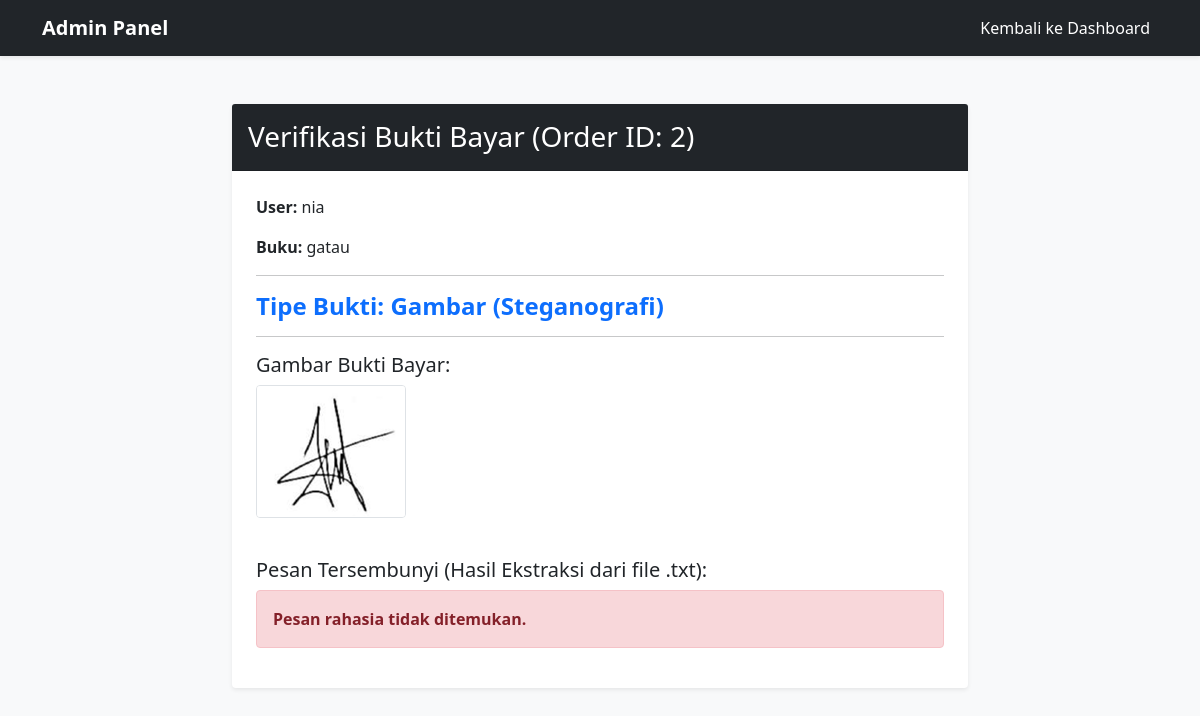
Screenshot of /view_proof.php?id=2 (signed in) with the database file from the repository.
### tables this page shows
CREATE TABLE `orders` (
  `id` int(11) NOT NULL,
  `user_id` int(11) NOT NULL,
  `book_id` int(11) NOT NULL,
  `order_date` timestamp NOT NULL DEFAULT current_timestamp(),
  `status` enum('Pending','Waiting for Confirmation','Completed','Cancelled') DEFAULT 'Pending',
  `proof_path` varchar(255) DEFAULT NULL
);

CREATE TABLE `users` (
  `id` int(11) NOT NULL,
  `username` varchar(100) NOT NULL,
  `password_hash` varchar(255) NOT NULL,
  `role` enum('admin','user') DEFAULT 'user'
);

CREATE TABLE `books` (
  `id` int(11) NOT NULL,
  `title` varchar(255) NOT NULL,
  `author` varchar(100) DEFAULT NULL,
  `stock` int(11) DEFAULT 0,
  `cover_image` varchar(255) DEFAULT 'default_cover.jpg',
  `digital_file_path` varchar(255) DEFAULT NULL,
  `original_filename` varchar(255) DEFAULT NULL
);

### crypto_utils.php (called while the page is built, shortened)
<?php
function steganography_extract_demo($message_path) {
    return "Pesan rahasia tidak ditemukan.";
}
?>

### view_proof.php (the view, shortened to what this page needs)
<?php
require_once 'crypto_utils.php';
$order_id = (int)$_GET['id'];
$stmt = $db->prepare("
    SELECT o.proof_path, o.status, u.username, b.title
    FROM orders o
    JOIN users u ON o.user_id = u.id
    JOIN books b ON o.book_id = b.id
    WHERE o.id = ?
");
$stmt->bind_param("i", $order_id);
$stmt->execute();
$result = $stmt->get_result();
$order = $result->fetch_assoc();
$proof_path = $order['proof_path'];
$file_ext = strtolower(pathinfo($proof_path, PATHINFO_EXTENSION));
$content_html = '';
if (empty($proof_path) || !file_exists($proof_path)) {
    $content_html = '<div class="alert alert-danger">File bukti tidak ditemukan di server.</div>';
}
elseif (in_array($file_ext, ['jpg', 'jpeg', 'png'])) {
    $txt_path = 'uploads/stego_txt/' . pathinfo($proof_path, PATHINFO_FILENAME) . '.txt';
    $hidden_message = steganography_extract_demo($txt_path);
    $content_html = '
        <h4 class="fw-bold text-primary">Tipe Bukti: Gambar (Steganografi)</h4>
        <hr>
        <h5>Gambar Bukti Bayar:</h5>
        <img src="' . htmlspecialchars($proof_path) . '" class="img-fluid rounded border mb-3" alt="Bukti Bayar">
        <h5 class="mt-4">Pesan Tersembunyi (Hasil Ekstraksi dari file .txt):</h5>';
    if ($hidden_message == "Pesan rahasia tidak ditemukan.") {
        $content_html .= '<div class="alert alert-danger"><strong>' . htmlspecialchars($hidden_message) . '</strong></div>';
    } else {
        $safe_message = htmlspecialchars($hidden_message);
        $formatted_message = nl2br($safe_message);
        $content_html .= '<div class="alert alert-success"><strong>' . $formatted_message . '</strong></div>';
    }
} else {
    $content_html = '<div class="alert alert-warning">Format file tidak dikenali.</div>';
}
?>
<!DOCTYPE html>
<html lang="id">
<head>
    <link href="https://cdn.jsdelivr.net/npm/bootstrap@5.0.2/dist/css/bootstrap.min.css" rel="stylesheet">
    <link rel="stylesheet" href="https://cdnjs.cloudflare.com/ajax/libs/font-awesome/6.0.0-beta3/css/all.min.css">
</head>
<body style="background-color: #f8f9fa;">
    <nav class="navbar navbar-expand-lg shadow-sm" style="background-color: #212529 !important;">
        <div class="container">
            <a class="navbar-brand fw-bold" href="admin_dashboard.php" style="color: #ffffff !important;">Admin Panel</a>
            <ul class="navbar-nav ms-auto">
                <li class="nav-item">
                    <a class="nav-link" href="admin_dashboard.php" style="color: #ffffff !important;">Kembali ke Dashboard</a>
                </li>
            </ul>
        </div>
    </nav>
    <div class="container mt-5">
        <div class="row justify-content-center">
            <div class="col-md-8">
                <div class="card shadow-sm border-0">
                    <div class="card-header bg-dark text-white p-3">
                        <h3 class="mb-0">Verifikasi Bukti Bayar (Order ID: <?= $order_id ?>)</h3>
                    </div>
                    <div class="card-body p-4">
                        <p><strong>User:</strong> <?= htmlspecialchars($order['username']) ?></p>
                        <p><strong>Buku:</strong> <?= htmlspecialchars($order['title']) ?></p>
                        <hr>
                        <?= $content_html ?>
                    </div>
                </div>
            </div>
        </div>
    </div>
    </body>
</html>

### rows the page displays
orders: user.username "nia", book.title "gatau", proof_path (picture), proof_path "Pesan rahasia tidak ditemukan."

### other values shown
$order_id "2"
